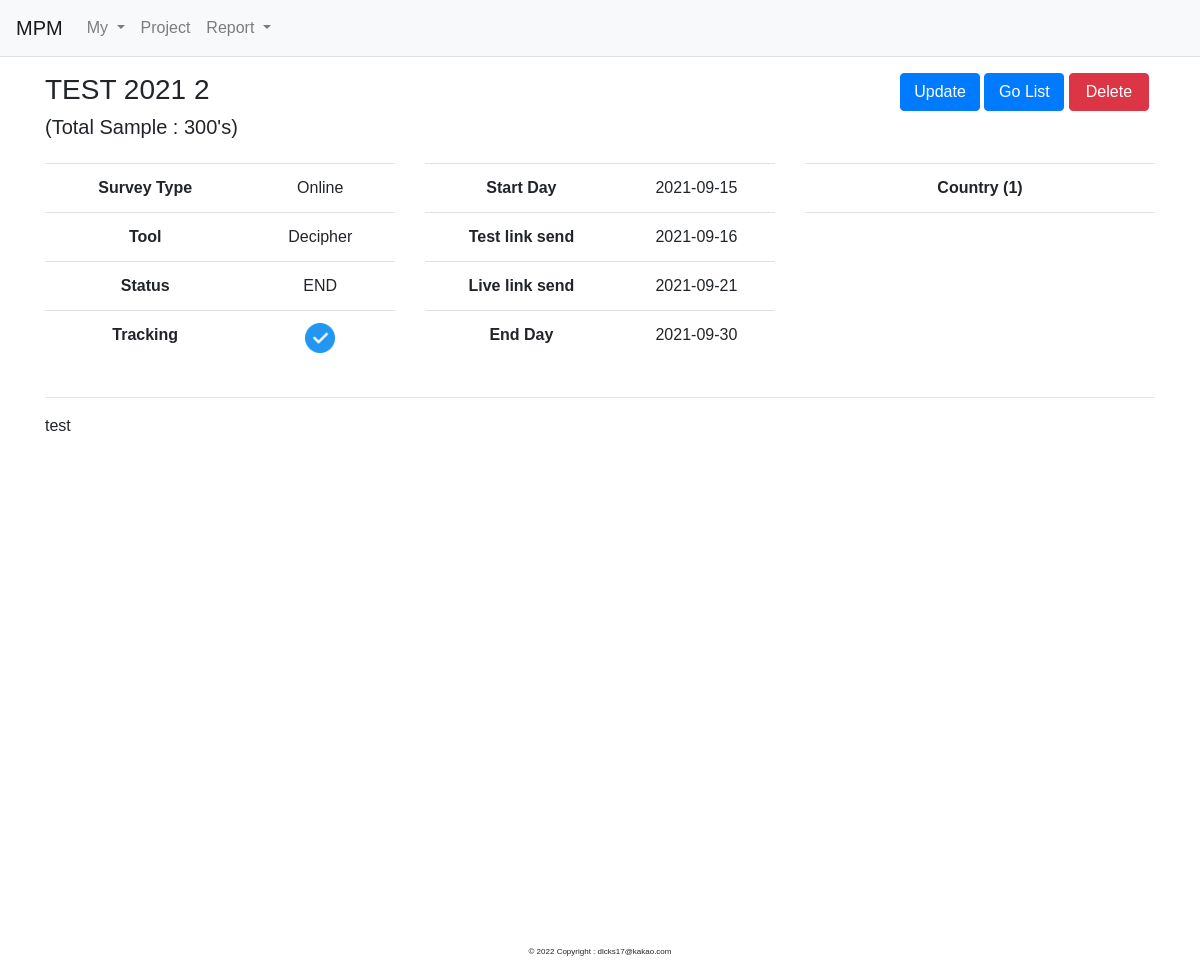
/project/views/3/ (signed in), run on the app's committed database.
### app/models.py (models this page shows)
class Project(db.Model) :
    id = db.Column(db.Integer, primary_key=True)
    username = db.Column(db.String(150), nullable=False)
    userid = db.Column(db.Integer, db.ForeignKey('user.id', ondelete='CASCADE'), nullable=False)
    name = db.Column(db.String(100), nullable=False)
    status = db.Column(db.String(45), nullable=False, server_default='TEST')
    type = db.Column(db.String(45),  nullable=False)
    tool = db.Column(db.String(45), nullable=False)
    country = db.Column(db.Text(), nullable=False)
    tracking = db.Column(db.Integer, nullable=False, server_default='0')
    startday = db.Column(db.DateTime(), nullable=False)
    testlinkday = db.Column(db.DateTime(), nullable=True)
    start_test = db.Column(db.Integer, nullable=True)
    livelinkday = db.Column(db.DateTime(), nullable=True)
    test_live = db.Column(db.Integer, nullable=True)
    endday = db.Column(db.DateTime(), nullable=True)
    live_end = db.Column(db.Integer, nullable=True)
    start_end = db.Column(db.Integer, nullable=True)
    testqc = db.Column(db.Integer, nullable=True)
    liveqc = db.Column(db.Integer, nullable=True)
    comment = db.Column(db.Text(), nullable=True)
    sample = db.Column(db.Integer, nullable=True)
    user = db.relationship('User', backref=db.backref('project'))

### app/views/project_views.py (the view)
@bp.route('/views/<int:project_id>/', methods=['GET', 'POST'])
@login_required
def views(project_id):
    project = Project.query.get_or_404(project_id)
    return render_template('project/project_view.html', project=project)

### app/filter.py (called while the page is built)
def format_datetime(value, fmt='%Y-%m-%d'):
    if not value == None :
        return value.strftime(fmt)
    else :
        return value

def checked(value) :
    if not value == None :
        if value == 0 :
            return ""
        if value == 1 :
            return "<img src='{}'/ width='30px'>".format(url_for('static', filename='img/check.png'))

def country_name_list(value) :
    if not value == None :
        value = value.split(',')
        country_name_list = [name for alpha_3, name in country_list if alpha_3 in value]
        return country_name_list

def country_only_cnt(value) :
    if not value == None :
        value = value.split(',')
        return len(value)

def comma_number(value) :
    if not value == None :
        return format(value,',')

### app/views/auth_views.py (called while the page is built)
@bp.before_app_request
def load_logged_in_user():
    user_id = session.get('user_id')
    if user_id is None :
        g.user = None
    else :
        g.user = User.query.get(user_id)

def login_required(view) :
    @functools.wraps(view)
    def wrappend_view(**kwargs) :
        if g.user is None :
            return redirect(url_for('auth.login'))
        return view(**kwargs)
    return wrappend_view

### app/templates/project/project_view.html (shortened to what this page needs)
{% extends 'base.html' %}
{% block content %}
<div class="container my-3">
    <div class="row justify-content-between my-3">
            <div class="col-8">
                <h3>{{project.name}}</h3>
                {% if project.sample %}<h5>(Total Sample : {{project.sample | comma_number or ''}}'s)</h5>{% endif %}
            </div>
            <dlv class="col-lg-3 float-right">
                <a href="{{url_for('project._update', project_id=project.id)}}" class="btn btn-primary" style="width: 80px">Update</a>
                <a href="{{url_for('project._list')}}" class="btn btn-primary" style="width: 80px">Go List</a>
                <buuton type="button" class="btn btn-danger" style="width: 80px" data-toggle="modal" data-target="#deleteChk">Delete</buuton>
            </dlv>
    </div>
    <div style="margin:0 auto;">
        <div class="row justify-content-md-center">
            <div class="col-lg-4">
                <table class="table text-center">
                    <tr>
                        <th>Survey Type</th>
                        <td>{{project.type}}</td>
                    </tr>
                    <tr>
                        <th>Tool</th>
                        <td>{{ project.tool }}</td>
                    </tr>
                    <tr>
                        <th>Status</th>
                        <td>{{ project.status }}</td>
                    </tr>
                    <tr>
                        <th>Tracking</th>
                        <td>{{ project.tracking|checked|safe }}</td>
                    </tr>
                </table>
            </div>
            <div class="col-lg-4">
                <table class="table text-center">
                    <tr>
                        <th>Start Day</th>
                        <td>{{ project.startday|datetime or '' }}</td>
                    </tr>
                    <tr>
                        <th>Test link send</th>
                        <td>{{ project.testlinkday|datetime or '' }}</td>
                    </tr>
                    <tr>
                        <th>Live link send</th>
                        <td>{{ project.livelinkday|datetime or '' }}</td>
                    </tr>
                    <tr>
                        <th>End Day</th>
                        <td>{{ project.endday|datetime or '' }}</td>
                    </tr>
                </table>
            </div>
            <div class="col-lg-4">
                <table class="table">
                    <tr class="text-center">
                        <th>Country ({{project.country|country_only_cnt}})</th>
                    </tr>
                    <tr>
                        <td>
                        </td>
                    </tr>
                </table>
            </div>
        </div>
        <hr/>
        <div class="overflow-auto" style="height: 500px">
            {{project.comment|markdown}}
        </div>
    </div>
</div>
{% endblock %}

### app/static/style.css (style rules this page uses)
body { word-break: keep-all; font-family: 'Noto Sans KR', sans-serif !important; }

### data on the page
Project: name "TEST 2021 2", sample|comma_number "300", type "Online", tool "Decipher", status "END", startday "2021-09-15", testlinkday "2021-09-16", livelinkday "2021-09-21", endday "2021-09-30", country|country_only_cnt "1", comment "test"
